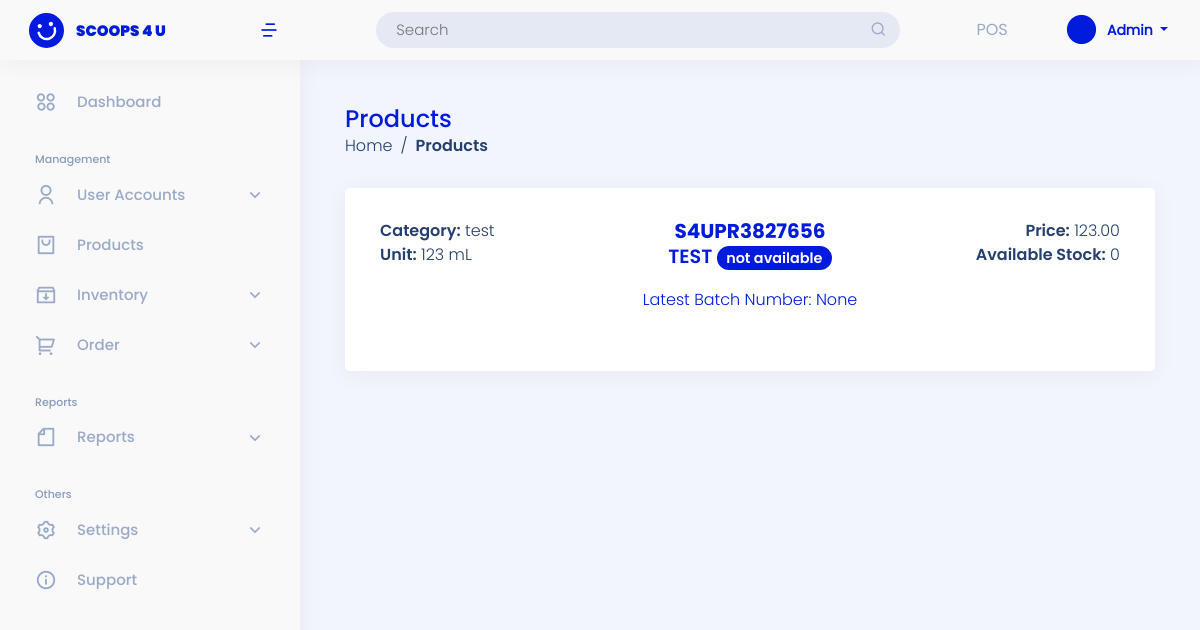
/user-site/view-product/16/ (signed in), run on an earlier commit of the app's database.
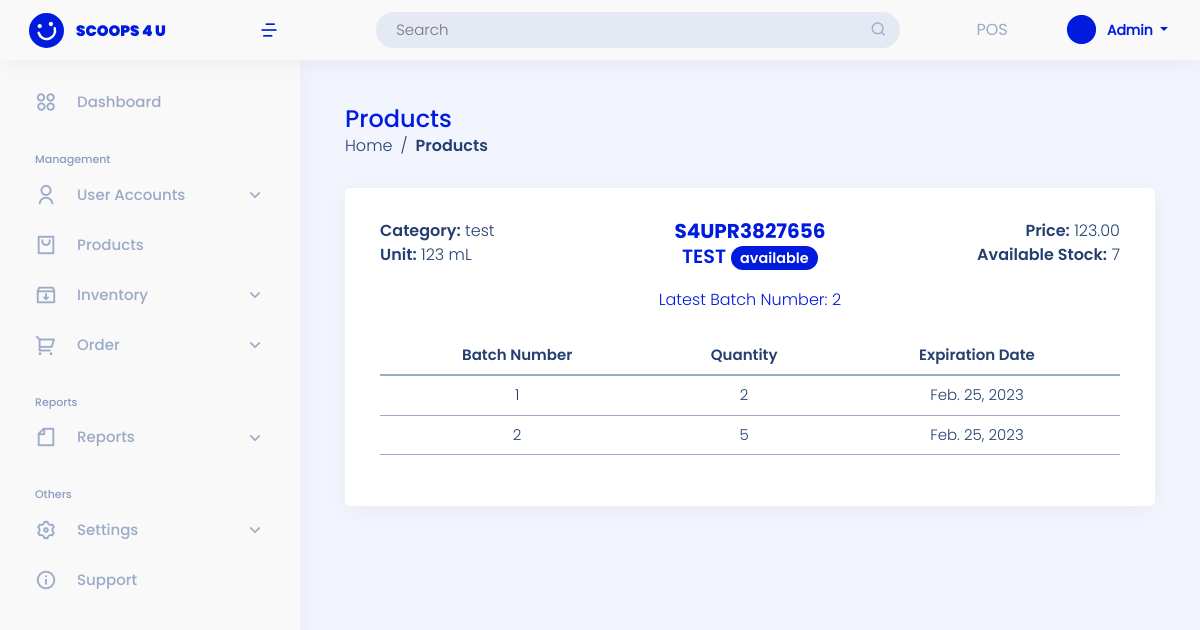
And on a later commit of the database.
### admin_site/models.py (models this page shows, shortened)
class Product(models.Model):
    STATUS = (("available","available"),("not available","not available"))
    product_code =  models.CharField(unique=True, max_length=200, verbose_name='Product Code')
    product_category =  models.CharField(max_length=200, verbose_name='Category')
    product_name=  models.CharField(max_length=200, verbose_name='Product Name')
    product_unit =  models.CharField(max_length=200, verbose_name='Unit')
    product_ResellerPrice =  models.DecimalField( max_digits=10,  decimal_places=2,null=True, verbose_name='Reseller Price')
    product_price =  models.DecimalField( max_digits=10, decimal_places=2,null=True, verbose_name='Pos Price')
    product_stock =  models.BigIntegerField(null=True, verbose_name='Available Stock')
    product_status =  models.CharField(max_length=200, choices=STATUS, verbose_name='Status')

class By_Batch(models.Model):
    product_code = models.CharField( max_length=200, null=True,verbose_name='Product Code')
    product_name = models.CharField( max_length=200, null=True,verbose_name='Product Name')
    product_batch =  models.CharField(max_length=200, null=True, verbose_name='Batch Number')
    product_quantity =  models.BigIntegerField(null=True,  verbose_name='Quantity')
    product_expired =  models.DateField( null=True, verbose_name='Expiration Date')
    created_at =models.DateTimeField(default=timezone.now,  verbose_name='created')

### admin_site/views.py (the view)
# urls.py: path('view-product/<int:productid>/', views.view_product, name='view_product'),
@login_required(login_url='landing_page:login')
def view_product(request, productid):
    list_product = Product.objects.get(id = productid)
    current_pcode = list_product.product_code
    list_batch = By_Batch.objects.filter(product_code = current_pcode)
    latest_bnumber = By_Batch.objects.filter(product_code = current_pcode).aggregate(max = Max('product_batch'))['max']
    context ={
        'list_product':list_product,
        'list_batch':list_batch,
        'latest_bnumber': latest_bnumber
    }
    return render(request, 'admin_site/products/view_product.html', context)

### templates/admin_site/products/view_product.html
{% extends 'admin_site/base.html' %}
{% block content %}
<main id="main" class="main mt-5">
    <div class="pagetitle">
        <h1>Products</h1>
        <nav>
            <ol class="breadcrumb">
                <li class="breadcrumb-item"><a href="{% url 'admin_site:dashboard'%}">Home</a></li>
                <li class="breadcrumb-item active"><a href="{%url 'admin_site:list_product' %}">Products</a></li>
            </ol>
        </nav>
    </div>
    <section class="section">
        <div class="row">
            <div class="col-lg-12">
                <div class="card">
                    <div class="card-body mt-3">
                        <div class="product-code mb-4">
                            <div class="row">
                                <div class="col-lg-4 text-start">
                                    <div><span>Category:</span> {{ list_product.product_category }} </div>
                                    <div><span>Unit:</span> {{ list_product.product_unit }}</div>
                                </div>
                                <div class="col-lg-4">
                                    <h5 class="card-title feature text-center mt-0 mb-0">{{ list_product.product_code }}</h5>
                                    <div class="card-product-name text-center"> {{ list_product.product_name }} <span class="badge rounded-pill bg-primary">{{ list_product.product_status }}</span></div>
                                    <div class="card-batch text-center">Latest Batch Number: {{latest_bnumber}}</div>
                                </div>
                                <div class="col-lg-4 text-end">
                                    <div><span>Price:</span>  {{ list_product.product_price }}</div>
                                    <div><span>Available Stock:</span> {{ list_product.product_stock }}</div>
                                </div>
                            </div>
                        </div>
                        <div class="table-responsive">
                            {% if list_batch %}
                            <table class="table text-center">
                                <thead>
                                    <tr>
                                        <th>Batch Number</th>
                                        <th>Quantity</th>
                                        <th>Expiration Date</th>
                                    </tr>
                                    <tbody>
                                        {% for list in list_batch %}
                                        <tr>
                                            <td>{{ list.product_batch }}</td>
                                            <td>{{ list.product_quantity }}</td>
                                            <td>{{ list.product_expired }}</td>
                                        </tr>
                                        {% endfor %}
                                    </tbody>
                                </thead>
                            </table>
                            {% endif %}
                        </div>
                    </div>
                </div>
            </div>
        </div>
    </section>
</main>
{% endblock content %}

What changed in the data, as far as the page shows it:
changed Product "S4UPR3827656": product_status "not available" → "available"; product_stock "0" → "7"
added By_Batch: product_batch "1", product_quantity "2", product_expired "Feb. 25, 2023"
added By_Batch: product_batch "2", product_quantity "5", product_expired "Feb. 25, 2023"
Also different on the page:
{{ latest_bnumber }}: "None" → "2"
text now shown: "Batch Number Quantity Expiration Date"
